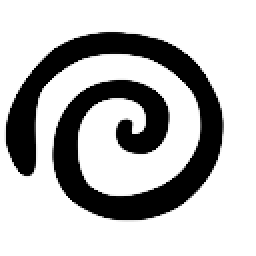
%> input picture 2D/images/spiral128.png, 128 x 128 px (shown 2 times larger)
$ octave test.m   (GNU Octave 9; MATLAB toolbox functions it lacks are replaced by stand-ins)
%> lines starting %> are read from the running program, lines starting %| are printed output that depends on the picture; in (x1, y1, x2, y2) boxes, pixels count from 0 and x2, y2 are one past the last pixel; in counts of white or black regions, pixels touching at a corner belong together; the program's own positions count from 1
### 2D/get_embedding.m
function phi = get_embedding(curve)
    innerDist = bwdist(curve);
    outerDist = -1 * bwdist(~curve);
%     innerDist = -bwdist(curve);
%     outerDist = bwdist(~curve);
    phi = innerDist + outerDist;
    phi = imgaussfilt(phi, 0.5);
end

% zero level set - smooth
% sample a row or col to visualize it as a graph
% plot the distance value
% shift by 1

### 2D/curvatureFlow.m
function phi = curvatureFlow(phi, time_step)
    [phi_x, phi_y] = gradient(phi);
    % second derivative
    % central difference
    [phi_xx, phi_xy] = gradient(phi_x);
    [~, phi_yy] = gradient(phi_y);
    denomenator = phi_x.^2 + phi_y.^2 + eps;
    numerator = phi_xx .* phi_y .^2 - 2 * phi_xy .* phi_x .* phi_y + phi_yy .* phi_x.^2;
    motion = numerator ./ denomenator;
%     kappa = phi_xx + phi_yy;
%     motion = kappa .* sqrt(phi_x.^2 + phi_y.^2);
    phi = phi + time_step * motion;
end

### 2D/reinitialization.m
function phi = reinitialization(phi)
    phi = sign(phi);
    phi(phi == 1) = 0;
    phi(phi == -1) = 1;
    phi = get_embedding(phi);
end

### 2D/test.m
I = imread("images/spiral128.png");
%> I is the input picture: size 128x128x3 uint8; min 0, max 255, mean 187.4
I = imbinarize(rgb2gray(I));
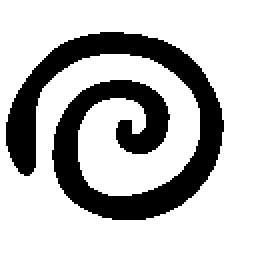
%> I: size 128x128 logical (shown 2 times larger); 73.6% white; 1 black region, box (x1, y1, x2, y2) and area: (3, 16, 112, 110) 4320
phi = get_embedding(I);
%> in get_embedding, `outerDist = -1 * bwdist(~curve);`:
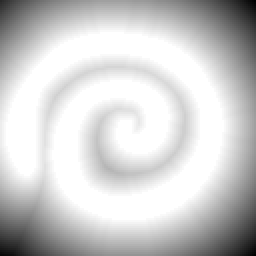
%> outerDist: size 128x128 single (shown 2 times larger); min -43.14, max 0, mean -8.5; drawn with min black and max white
%> in get_embedding, `phi = innerDist + outerDist;`:
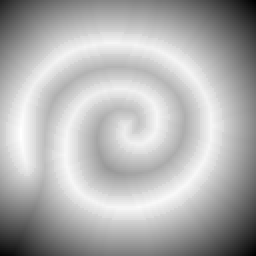
%> phi: size 128x128 single (shown 2 times larger); min -43.14, max 8, mean -7.65; drawn with min black and max white
surf(phi);
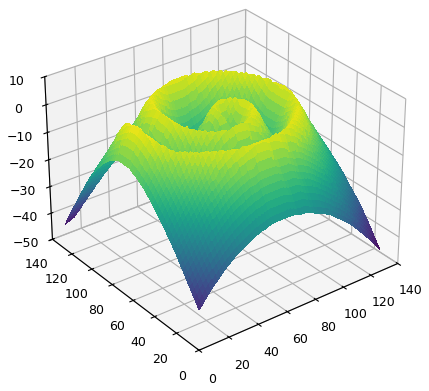
%> figure redrawn from the program's plot data

% phi_t = |grad phi|

%> (the run ends here)
